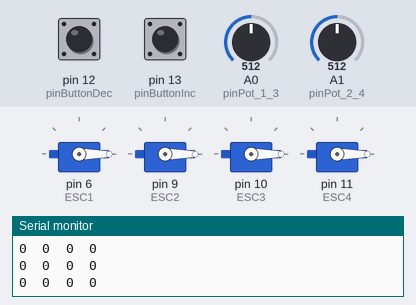
Simulated run of this sketch. Board: Arduino Uno, built with avr-gcc and run on an emulated ATmega328P. Shown: 4 × servo, the last lines printed to the serial monitor. The inputs (shaded band) are chosen by the test bench; at power-on: pin 13 (pinButtonInc) LOW, A0 (pinPot_1_3) = 512, A1 (pinPot_2_4) = 512, pin 12 (pinButtonDec) LOW.

Above: at 1.2 s.
1.3 s: pin 13 (pinButtonInc) pulled HIGH for 3.2 s
At 4.7 s:
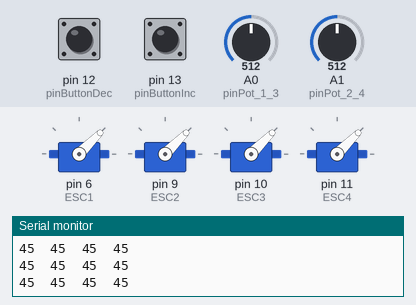
6.0 s: pin 13 (pinButtonInc) pulled HIGH for 1 s
At 8.1 s:
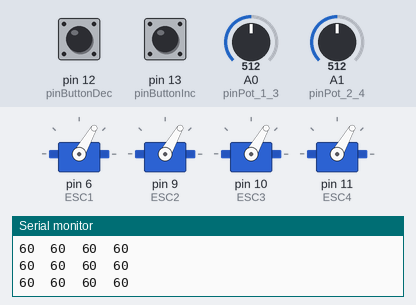
8.5 s: A0 (pinPot_1_3) set to 716
At 8.8 s:
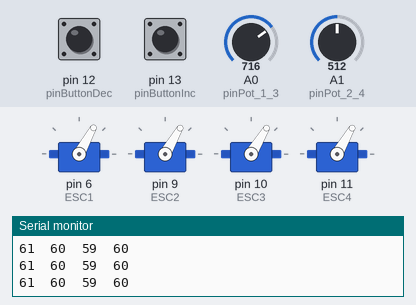
10.0 s: A1 (pinPot_2_4) set to 716
At 11.0 s:
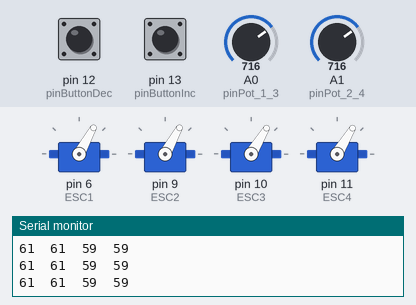
11.5 s: pin 12 (pinButtonDec) pulled HIGH for 3.2 s
At 15.5 s:
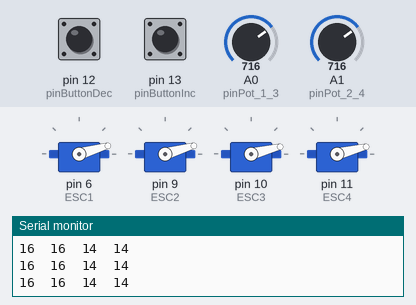
16.2 s: A0 (pinPot_1_3) set to 1023
At 17.0 s:
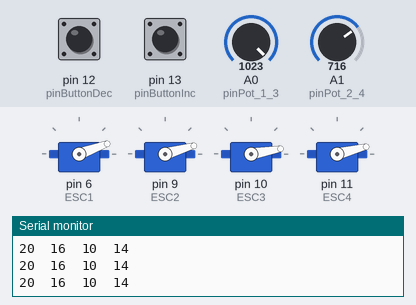
Timing chart, 0 to 18.7 s (numbered marks = the images above; inputs shaded):
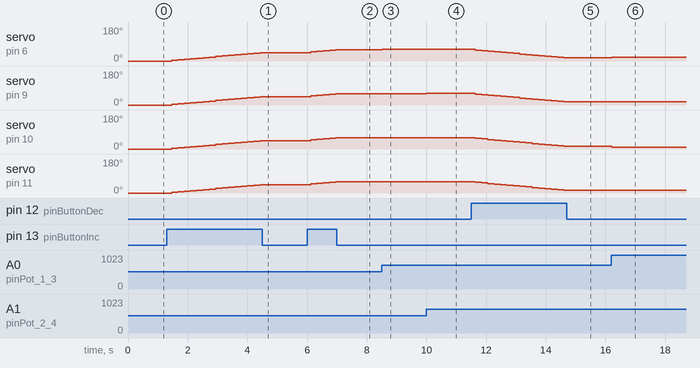

The sketch:

fourESC.control.analog.ino
```cpp
#include <Servo.h>

Servo ESC1, ESC2, ESC3, ESC4;

int value = 0, value1 = 0, value2 = 0, value3 = 0, value4 = 0;
const int max_value = 90, min_value = 0;

const int pinButtonInc = 13, pinButtonDec = 12;
int stateButtonInc = 0, stateButtonDec = 0;
unsigned long timeButtonPressed = 0;
const int precision = 200; // (ms)

const int pinPot_1_3 = 0, pinPot_2_4 = 1;
int valuePot_1_3 = 0, valuePot_2_4 = 0;


void setup(){

  ESC1.attach(6);
  ESC2.attach(9);
  ESC3.attach(10);
  ESC4.attach(11);

  pinMode(pinButtonInc, INPUT);
  pinMode(pinButtonDec, INPUT);

  Serial.begin(9600);
  Serial.println("initializing");

}


void loop(){

  if( ( millis() - timeButtonPressed ) > precision ){
    timeButtonPressed = millis();
    stateButtonInc = digitalRead(pinButtonInc);
    stateButtonDec = digitalRead(pinButtonDec);
    if( stateButtonInc == HIGH ) value = min( value+3, max_value );
    if( stateButtonDec == HIGH ) value = max( value-3, min_value );
  }

  valuePot_1_3 = map(analogRead(pinPot_1_3), 0, 1023, -5, 5);
  valuePot_2_4 = map(analogRead(pinPot_2_4), 0, 1023, -5, 5);

  // potser cal canviar aquests signes
  // aquests valors poden sortir del rang min-max establert
  value1 = value + valuePot_1_3;
  value2 = value + valuePot_2_4;
  value3 = value - valuePot_1_3;
  value4 = value - valuePot_2_4;

  Serial.print(value1);
  Serial.print("\t");
  Serial.print(value2);
  Serial.print("\t");
  Serial.print(value3);
  Serial.print("\t");
  Serial.print(value4);
  Serial.print("\n");
  ESC1.write(value1);
  ESC2.write(value2);
  ESC3.write(value3);
  ESC4.write(value4);

}
```

Measured:
- after the input at 1.3 s, servo on pin 6 (ESC1), servo on pin 9 (ESC2), servo on pin 10 (ESC3), servo on pin 11 (ESC4): moves from 0° to 45° over 3.0 s, starting after 0.16 s
- after the input at 6.0 s, servo on pin 6 (ESC1), servo on pin 9 (ESC2), servo on pin 10 (ESC3), servo on pin 11 (ESC4): moves from 45° to 60° over 0.85 s, starting after 0.12 s
- after the input at 8.5 s, servo on pin 6 (ESC1): 60° → 61° at once; servo on pin 10 (ESC3): 60° → 59° at once
- after the input at 10.0 s, servo on pin 9 (ESC2): 60° → 61° at once; servo on pin 11 (ESC4): 60° → 59° at once
- after the input at 11.5 s, servo on pin 6 (ESC1), servo on pin 9 (ESC2): moves from 61° to 16° over 3.0 s, starting after 0.14 s; servo on pin 10 (ESC3), servo on pin 11 (ESC4): moves from 59° to 14° over 3.0 s, starting after 0.14 s
- after the input at 16.2 s, servo on pin 6 (ESC1): 16° → 20° at once; servo on pin 10 (ESC3): 14° → 10° at once
